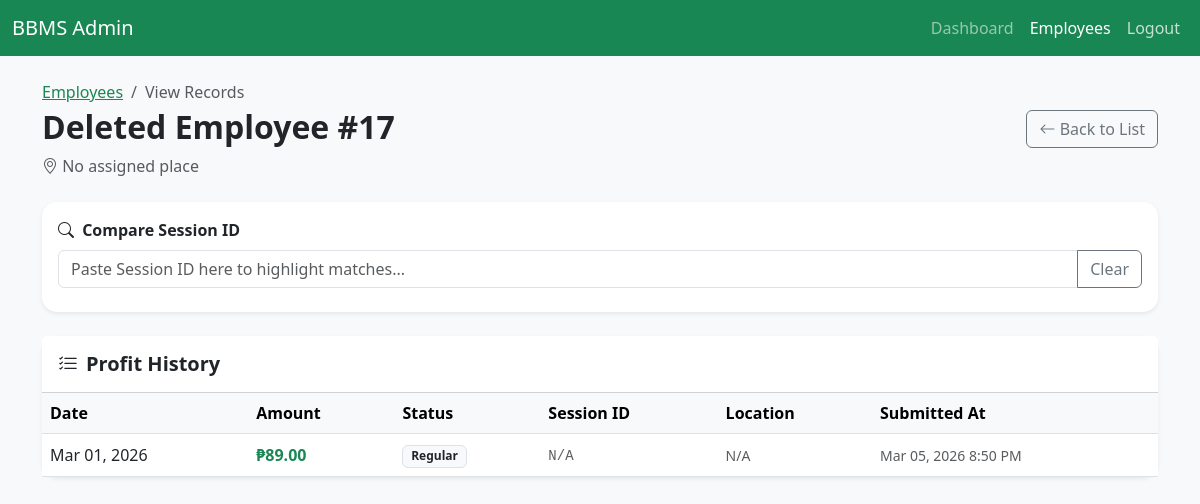
The page /view_employee_records.php?id=17 (signed in) on the database its author committed.
### tables this page shows
CREATE TABLE `employees` (
  `id` int(11) NOT NULL,
  `name` varchar(255) NOT NULL,
  `assigned_place` varchar(255) DEFAULT NULL,
  `is_active` tinyint(1) NOT NULL DEFAULT 1,
  `created_at` timestamp NOT NULL DEFAULT current_timestamp()
);

CREATE TABLE `profits` (
  `id` int(11) NOT NULL,
  `employee_id` int(11) DEFAULT NULL,
  `profit_date` date DEFAULT curdate(),
  `amount` decimal(10,2) NOT NULL,
  `is_training` tinyint(1) DEFAULT 0,
  `submitted_at` timestamp NOT NULL DEFAULT current_timestamp(),
  `status` varchar(50) DEFAULT 'Normal',
  `other_status_text` varchar(255) DEFAULT NULL,
  `session_id` varchar(255) DEFAULT NULL,
  `latitude` decimal(10,7) DEFAULT NULL,
  `longitude` decimal(10,7) DEFAULT NULL
);

### view_employee_records.php (the view, shortened to what this page needs)
<?php
require_once 'db.php';
$employee_id = $_GET['id'] ?? null;
$stmt = $pdo->prepare("SELECT * FROM employees WHERE id = ?");
$stmt->execute([$employee_id]);
$employee = $stmt->fetch();
$stmt = $pdo->prepare("
    SELECT * FROM profits
    WHERE employee_id = ?
    ORDER BY profit_date DESC, submitted_at DESC
");
$stmt->execute([$employee_id]);
$records = $stmt->fetchAll();
?>
<!DOCTYPE html>
<html lang="en">
<head>
    <link href="https://cdn.jsdelivr.net/npm/bootstrap@5.3.0/dist/css/bootstrap.min.css" rel="stylesheet">
    <link rel="stylesheet" href="https://cdn.jsdelivr.net/npm/bootstrap-icons@1.11.1/font/bootstrap-icons.css">
</head>
<body>
<nav class="navbar navbar-expand-lg navbar-dark bg-success">
    <div class="container-fluid">
        <a class="navbar-brand" href="dashboard.php">BBMS Admin</a>
        <div class="collapse navbar-collapse">
            <div class="navbar-nav ms-auto">
                <a class="nav-link" href="dashboard.php">Dashboard</a>
                <a class="nav-link active" href="manage_employees.php">Employees</a>
                <a class="nav-link text-white opacity-75" href="logout.php">Logout</a>
            </div>
        </div>
    </div>
</nav>
<div class="container mt-4">
    <div class="d-flex justify-content-between align-items-center mb-4">
        <div>
            <nav aria-label="breadcrumb">
                <ol class="breadcrumb mb-1">
                    <li class="breadcrumb-item"><a href="manage_employees.php" class="text-success">Employees</a></li>
                    <li class="breadcrumb-item active">View Records</li>
                </ol>
            </nav>
            <h2 class="fw-bold"><?php echo htmlspecialchars($employee['name']); ?></h2>
            <p class="text-muted mb-0"><i class="bi bi-geo-alt"></i> <?php echo htmlspecialchars($employee['assigned_place'] ?? 'No assigned place'); ?></p>
        </div>
        <a href="manage_employees.php" class="btn btn-outline-secondary">
            <i class="bi bi-arrow-left"></i> Back to List
        </a>
    </div>
    <div class="card shadow-sm mb-4">
        <div class="card-body">
            <label class="form-label fw-bold"><i class="bi bi-search me-1"></i> Compare Session ID</label>
            <div class="input-group">
                <input type="text" id="compareIdInput" class="form-control" placeholder="Paste Session ID here to highlight matches...">
                <button class="btn btn-outline-secondary" type="button" onclick="clearCompare()">Clear</button>
            </div>
        </div>
    </div>
    <div class="card shadow-sm">
        <div class="card-header bg-white py-3">
            <h5 class="mb-0 fw-bold"><i class="bi bi-list-check me-2"></i>Profit History</h5>
        </div>
        <div class="table-responsive">
            <table class="table table-hover align-middle mb-0">
                <thead class="table-light">
                    <tr>
                        <th>Date</th>
                        <th>Amount</th>
                        <th>Status</th>
                        <th>Session ID</th>
                        <th>Location</th>
                        <th>Submitted At</th>
                    </tr>
                </thead>
                <tbody>
                    <?php if (count($records) > 0): ?>
                        <?php foreach ($records as $row): ?>
                        <tr>
                            <td><?php echo date('M d, Y', strtotime($row['profit_date'])); ?></td>
                            <td class="fw-bold text-success">₱<?php echo number_format($row['amount'], 2); ?></td>
                            <td>
                                <span class="badge bg-light text-dark border">
                                    <?php
                                        echo htmlspecialchars($row['status']);
                                    ?>
                                </span>
                            </td>
                            <td>
                                <small class="text-muted font-monospace session-id-cell"><?php echo htmlspecialchars($row['session_id'] ?? 'N/A'); ?></small>
                            </td>
                            <td>
                                <?php
                                    $lat = $row['latitude'] ?? null;
                                    $lng = $row['longitude'] ?? null;
                                    $hasLoc = ($lat !== null && $lat !== '' && $lng !== null && $lng !== '');
                                    $label = $hasLoc ? (intval(round((float)$lat)) . ',' . intval(round((float)$lng))) : 'N/A';
                                ?>
                                <?php if ($hasLoc): ?>
                                    <button
                                        type="button"
                                        class="btn btn-sm btn-outline-success location-btn"
                                        data-lat="<?php echo htmlspecialchars((string)$lat); ?>"
                                        data-lng="<?php echo htmlspecialchars((string)$lng); ?>"
                                        data-bs-toggle="modal"
                                        data-bs-target="#locationModal"
                                    >
                                        <?php echo htmlspecialchars($label); ?>
                                    </button>
                                <?php else: ?>
                                    <small class="text-muted">N/A</small>
                                <?php endif; ?>
                            </td>
                            <td>
                                <small class="text-muted">
                                    <?php echo $row['submitted_at'] ? date('M d, Y g:i A', strtotime($row['submitted_at'])) : 'N/A'; ?>
                                </small>
                            </td>
                        </tr>
                        <?php endforeach; ?>
                    <?php else: ?>
                        <tr>
                            <td colspan="6" class="text-center py-4 text-muted">No records found for this employee.</td>
                        </tr>
                    <?php endif; ?>
                </tbody>
            </table>
        </div>
    </div>
</div>
</body>
</html>

### view_employee_records.php (style rules this page uses)
body { background-color: #f8f9fa; }
.card { border-radius: 15px; border: none; }

### rows shown on the page
employees: name "Deleted Employee #17", assigned_place "No assigned place"
profits: profit_date "Mar 01, 2026", amount "89.00", status "Regular", session "N/A", submitted_at "Mar 05, 2026 8:50 PM"
